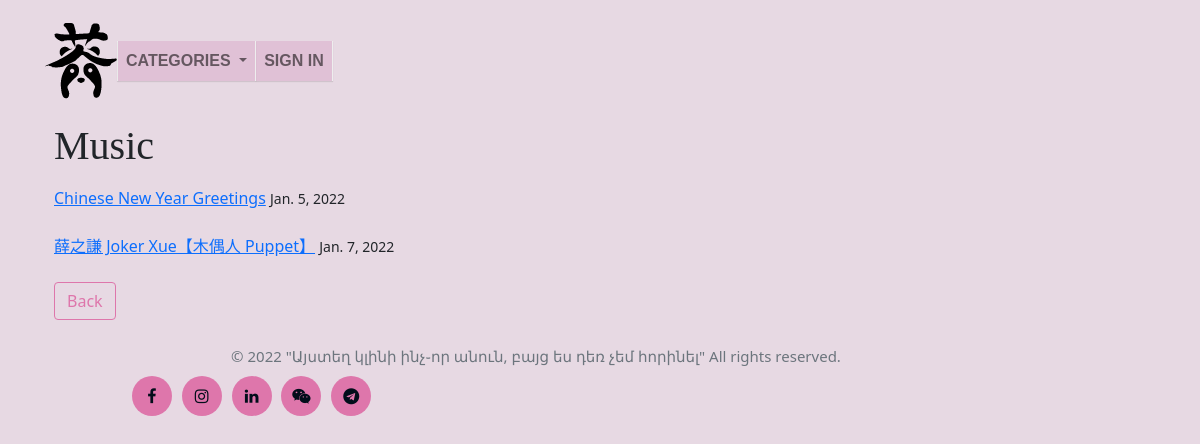
Page /category/Music/ on the earlier database version.
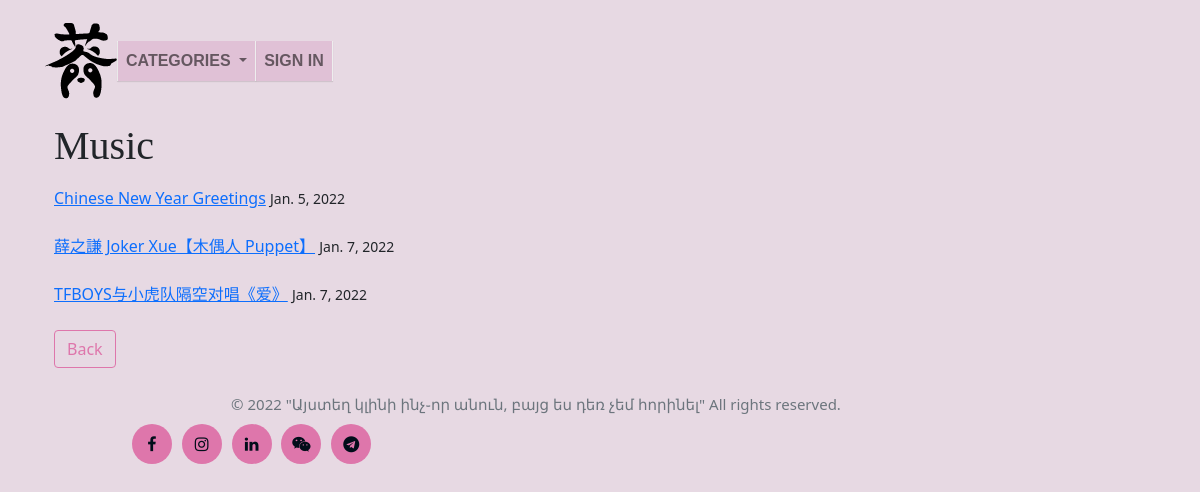
Same page on the later database version.
### blog/models.py (models this page shows, shortened)
class Post(models.Model):
    title = models.CharField(max_length= 255)
    author = models.ForeignKey(User, on_delete= models.CASCADE)
    header_image = models.ImageField(null = True, blank = True,  upload_to ="images/" )
    body =  RichTextField(blank = True, null = True, max_length= 7000)
    post_date = models.DateField(auto_now_add= True)
    category = models.CharField(max_length= 255, default = 'China')
    snipped = RichTextField(max_length= 400)

### blog/views.py (the view)
# urls.py: path('category/<str:cats>/', CategoryView, name= 'category'),
def CategoryView(request, cats):
    category_posts = Post.objects.filter(category = cats.replace('-', ' '))
    return render(request, 'categories.html', {'cats': cats.title(), 'category_posts': category_posts})

### blog/templates/categories.html (shortened to what this page needs)
{%  extends 'base.html' %}
{%  block content %}
{% if category_posts %}
<ul> <h1> {{ cats }}  </h1>   </ul>
    <ul>
    {% for post in category_posts %}
       <a href="{% url 'article_detail' post.pk %}">
           {{ post.title }}</a>  <small> {{ post.post_date}} </small> <br/> <br/>
    {% endfor %}
    <a href="{% url 'home' %}" class="btn btn-secondary"> Back</a>
    </ul>
    {%  else  %}
       <h2> Sorry, there are no articles in this category yet </h2>
       <a href="{% url 'home' %}" class="btn btn-secondary"> Back</a>
    {%  endif %}
{%  endblock %}

Differences in the rows shown:
added Post: title "TFBOYS与小虎队隔空对唱《爱》", post_date "Jan. 7, 2022"
